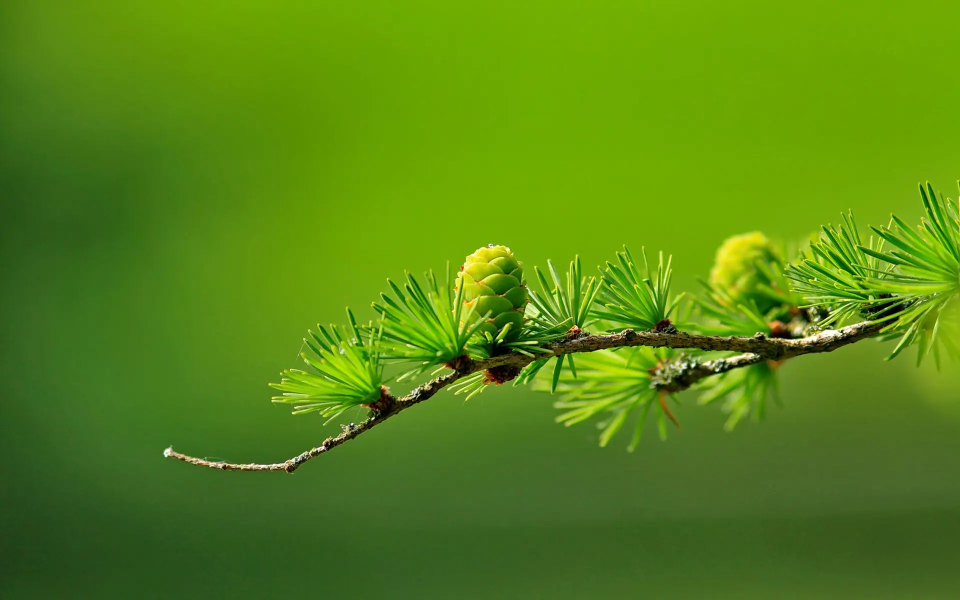
#> input picture 86-何小丽-北京/第六周作业/gray_test.jpg, 1920 x 1200 px (shown at 1/2 size)
$ jupyter execute --allow-errors homework-06.ipynb
#> lines starting #> are read from the running program, lines starting #| are printed output that depends on the picture
# 1.实现sift（调接口）

[cell 1]
import cv2
import numpy as np

img = cv2.imread("gray_test.jpg")
#> img is the input picture: shape (1200, 1920, 3); mean B, G, R 19.6, 134.3, 86.7
gray = cv2.cvtColor(img, cv2.COLOR_BGR2GRAY)
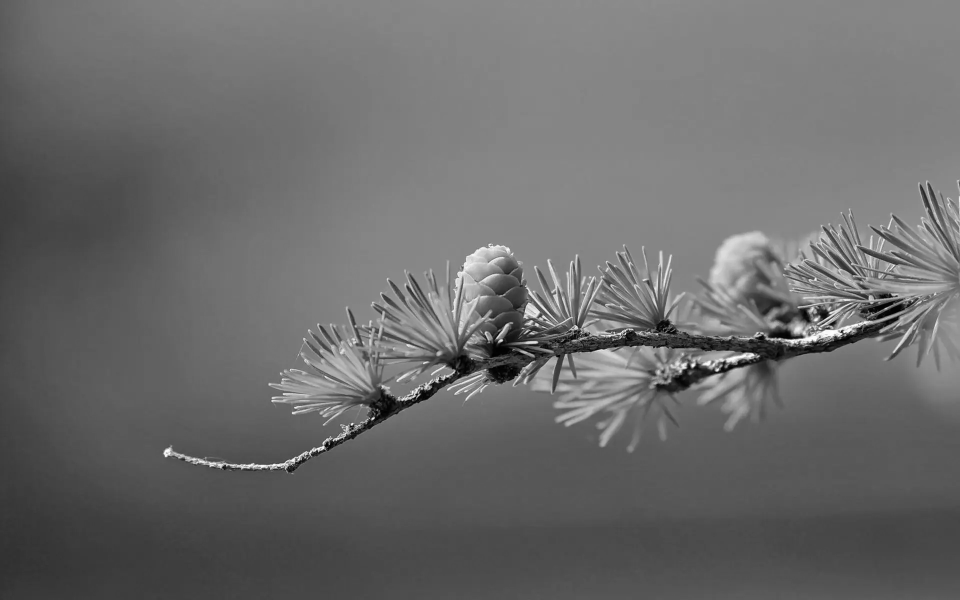
#> gray: shape (1200, 1920) (shown at 1/2 size); min 0, max 255, mean 107

sift = cv2.xfeatures2d.SIFT_create()
keypoints, descriptor = sift.detectAndCompute(gray, None)
#> keypoints = 3752 keypoints; strongest (x, y, size): (746, 837, 3.6), (704, 848, 3.2), (1386, 731, 5.5), (1251, 668, 2.1)

# cv2.DRAW_MATCHES_FLAGS_DRAW_RICH_KEYPOINTS对图像的每个关键点都绘制了圆圈和方向。
#> (the rest of this cell did not finish here and is left out)

# 2.实现ransac

[cell 2]
import numpy as np
import scipy as sp
import scipy.linalg as sl

def ransac(data, model, n, k, t, d, debug = False, return_all = False):
    """
    输入:
        data - 样本点
        model - 假设模型:事先自己确定
        n - 生成模型所需的最少样本点
        k - 最大迭代次数
        t - 阈值:作为判断点满足模型的条件
        d - 拟合较好时,需要的样本点最少的个数,当做阈值看待
    输出:
        bestfit - 最优拟合解（返回nil,如果未找到）

    iterations = 0
    bestfit = nil #后面更新
    besterr = something really large #后期更新besterr = thiserr
    while iterations < k
    {
        maybeinliers = 从样本中随机选取n个,不一定全是局内点,甚至全部为局外点
        maybemodel = n个maybeinliers 拟合出来的可能符合要求的模型
        alsoinliers = emptyset #满足误差要求的样本点,开始置空
        for (每一个不是maybeinliers的样本点)
        {
            if 满足maybemodel即error < t
                将点加入alsoinliers
        }
        if (alsoinliers样本点数目 > d)
        {
            %有了较好的模型,测试模型符合度
            bettermodel = 利用所有的maybeinliers 和 alsoinliers 重新生成更好的模型
            thiserr = 所有的maybeinliers 和 alsoinliers 样本点的误差度量
            if thiserr < besterr
            {
                bestfit = bettermodel
                besterr = thiserr
            }
        }
        iterations++
    }
    return bestfit
    """
#> called with data = array of shape (500, 2), n = 50, k = 1000, t = 7000, d = 300, debug = False, return_all = True
    iterations = 0
    bestfit = None
    besterr = np.inf #设置默认值
    best_inlier_idxs = None
    while iterations < k:
        maybe_idxs, test_idxs = random_partition(n, data.shape[0])
        print ('test_idxs = ', test_idxs)
        maybe_inliers = data[maybe_idxs, :] #获取size(maybe_idxs)行数据(Xi,Yi)
        test_points = data[test_idxs] #若干行(Xi,Yi)数据点
        maybemodel = model.fit(maybe_inliers) #拟合模型
        test_err = model.get_error(test_points, maybemodel) #计算误差:平方和最小
        print('test_err = ', test_err <t)
        also_idxs = test_idxs[test_err < t]
        print ('also_idxs = ', also_idxs)
        also_inliers = data[also_idxs,:]
        if debug:
            print ('test_err.min()',test_err.min())
            print ('test_err.max()',test_err.max())
            print ('numpy.mean(test_err)',numpy.mean(test_err))
            print ('iteration %d:len(alsoinliers) = %d' %(iterations, len(also_inliers)) )
        # if len(also_inliers > d):
        print('d = ', d)
        if (len(also_inliers) > d):
            betterdata = np.concatenate( (maybe_inliers, also_inliers) ) #样本连接
            bettermodel = model.fit(betterdata)
            better_errs = model.get_error(betterdata, bettermodel)
            thiserr = np.mean(better_errs) #平均误差作为新的误差
            if thiserr < besterr:
                bestfit = bettermodel
                besterr = thiserr
                best_inlier_idxs = np.concatenate( (maybe_idxs, also_idxs) ) #更新局内点,将新点加入
        iterations += 1
    if bestfit is None:
        raise ValueError("did't meet fit acceptance criteria")
    if return_all:
        return bestfit,{'inliers':best_inlier_idxs}
    else:
        return bestfit


def random_partition(n, n_data):
    """return n random rows of data and the other len(data) - n rows"""
    all_idxs = np.arange(n_data) #获取n_data下标索引
    np.random.shuffle(all_idxs) #打乱下标索引
    idxs1 = all_idxs[:n]
    idxs2 = all_idxs[n:]
    return idxs1, idxs2

class LinearLeastSquareModel:
    #最小二乘求线性解,用于RANSAC的输入模型
    def __init__(self, input_columns, output_columns, debug = False):
        self.input_columns = input_columns
        self.output_columns = output_columns
        self.debug = debug

    def fit(self, data):
		#np.vstack按垂直方向（行顺序）堆叠数组构成一个新的数组
        A = np.vstack( [data[:,i] for i in self.input_columns] ).T #第一列Xi-->行Xi
        B = np.vstack( [data[:,i] for i in self.output_columns] ).T #第二列Yi-->行Yi
        x, resids, rank, s = sl.lstsq(A, B) #residues:残差和
        return x #返回最小平方和向量

    def get_error(self, data, model):
        A = np.vstack( [data[:,i] for i in self.input_columns] ).T #第一列Xi-->行Xi
        B = np.vstack( [data[:,i] for i in self.output_columns] ).T #第二列Yi-->行Yi
        B_fit = sp.dot(A, model) #计算的y值,B_fit = model.k*A + model.b
        err_per_point = np.sum( (B - B_fit) ** 2, axis = 1 ) #sum squared error per row
        return err_per_point

def test():
    #生成理想数据
    n_samples = 500 #样本个数
    n_inputs = 1 #输入变量个数
    n_outputs = 1 #输出变量个数
    A_exact = 20 * np.random.random((n_samples, n_inputs))#随机生成0-20之间的500个数据:行向量
    perfect_fit = 60 * np.random.normal( size = (n_inputs, n_outputs) ) #随机线性度，即随机生成一个斜率
    B_exact = sp.dot(A_exact, perfect_fit) # y = x * k

    #加入高斯噪声,最小二乘能很好的处理
    A_noisy = A_exact + np.random.normal( size = A_exact.shape ) #500 * 1行向量,代表Xi
    B_noisy = B_exact + np.random.normal( size = B_exact.shape ) #500 * 1行向量,代表Yi

    if 1:
        #添加"局外点"
        n_outliers = 100
        all_idxs = np.arange( A_noisy.shape[0] ) #获取索引0-499
        np.random.shuffle(all_idxs) #将all_idxs打乱
        outlier_idxs = all_idxs[:n_outliers] #100个0-500的随机局外点
        A_noisy[outlier_idxs] = 20 * np.random.random( (n_outliers, n_inputs) ) #加入噪声和局外点的Xi
        B_noisy[outlier_idxs] = 50 * np.random.normal( size = (n_outliers, n_outputs)) #加入噪声和局外点的Yi
    #setup model
    all_data = np.hstack( (A_noisy, B_noisy) ) #形式([Xi,Yi]....) shape:(500,2)500行2列
    input_columns = range(n_inputs)  #数组的第一列x:0
    output_columns = [n_inputs + i for i in range(n_outputs)] #数组最后一列y:1
    debug = False
    model = LinearLeastSquareModel(input_columns, output_columns, debug = debug) #类的实例化:用最小二乘生成已知模型

    linear_fit,resids,rank,s = sp.linalg.lstsq(all_data[:,input_columns], all_data[:,output_columns])

    #run RANSAC 算法
    ransac_fit, ransac_data = ransac(all_data, model, 50, 1000, 7e3, 300, debug = debug, return_all = True)

    if 1:
        import pylab

        sort_idxs = np.argsort(A_exact[:,0])
        A_col0_sorted = A_exact[sort_idxs] #秩为2的数组

        if 1:
            pylab.plot( A_noisy[:,0], B_noisy[:,0], 'k.', label = 'data' ) #散点图
            pylab.plot( A_noisy[ransac_data['inliers'], 0], B_noisy[ransac_data['inliers'], 0], 'bx', label = "RANSAC data" )
        else:
            pylab.plot( A_noisy[non_outlier_idxs,0], B_noisy[non_outlier_idxs,0], 'k.', label='noisy data' )
            pylab.plot( A_noisy[outlier_idxs,0], B_noisy[outlier_idxs,0], 'r.', label='outlier data' )

        pylab.plot( A_col0_sorted[:,0],
                    np.dot(A_col0_sorted,ransac_fit)[:,0],
                    label='RANSAC fit' )
        pylab.plot( A_col0_sorted[:,0],
                    np.dot(A_col0_sorted,perfect_fit)[:,0],
                    label='exact system' )
        pylab.plot( A_col0_sorted[:,0],
                    np.dot(A_col0_sorted,linear_fit)[:,0],
                    label='linear fit' )
        pylab.legend()
        pylab.show()
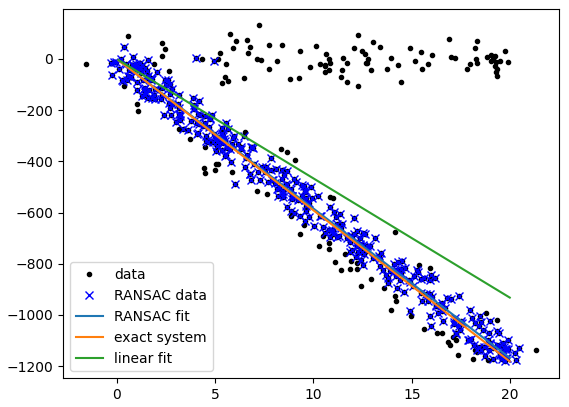
#> figure drawn by matplotlib, 1 panel; curve peaks at x = 0.0939, y = -5.49

if __name__ == "__main__":
    test()

# 3.实现均值哈希和插值哈希

[cell 3]
import cv2
import numpy as np

#均值哈希算法
def aHash(img):
    #缩放为8*8
    img=cv2.resize(img,(8,8),interpolation=cv2.INTER_CUBIC)
    #转换为灰度图
    gray=cv2.cvtColor(img,cv2.COLOR_BGR2GRAY)
    #s为像素和初值为0，hash_str为hash值初值为''
    s=0
    hash_str=''
    #遍历累加求像素和
    for i in range(8):
        for j in range(8):
            s=s+gray[i,j]
    #求平均灰度
    avg=s/64
    #灰度大于平均值为1相反为0生成图片的hash值
    for i in range(8):
        for j in range(8):
            if  gray[i,j]>avg:
                hash_str=hash_str+'1'
            else:
                hash_str=hash_str+'0'
    return hash_str

#差值算法
def dHash(img):
    #缩放8*9
    img=cv2.resize(img,(9,8),interpolation=cv2.INTER_CUBIC)
    #转换灰度图
    gray=cv2.cvtColor(img,cv2.COLOR_BGR2GRAY)
    hash_str=''
    #每行前一个像素大于后一个像素为1，相反为0，生成哈希
    for i in range(8):
        for j in range(8):
            if   gray[i,j]>gray[i,j+1]:
                hash_str=hash_str+'1'
            else:
                hash_str=hash_str+'0'
    return hash_str

#Hash值对比
def cmpHash(hash1,hash2):
    n=0
    #hash长度不同则返回-1代表传参出错
    if len(hash1)!=len(hash2):
        return -1
    #遍历判断
    for i in range(len(hash1)):
        #不相等则n计数+1，n最终为相似度
        if hash1[i]!=hash2[i]:
            n=n+1
    return n

img1=cv2.imread('rabbit01.png')
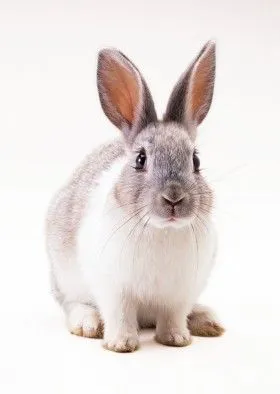
#> input picture 86-何小丽-北京/第六周作业/rabbit01.png, 280 x 394 px
#> img1 is the input picture: shape (394, 280, 3); mean B, G, R 223, 225.6, 232.9
img2=cv2.imread('rabbit02.png')
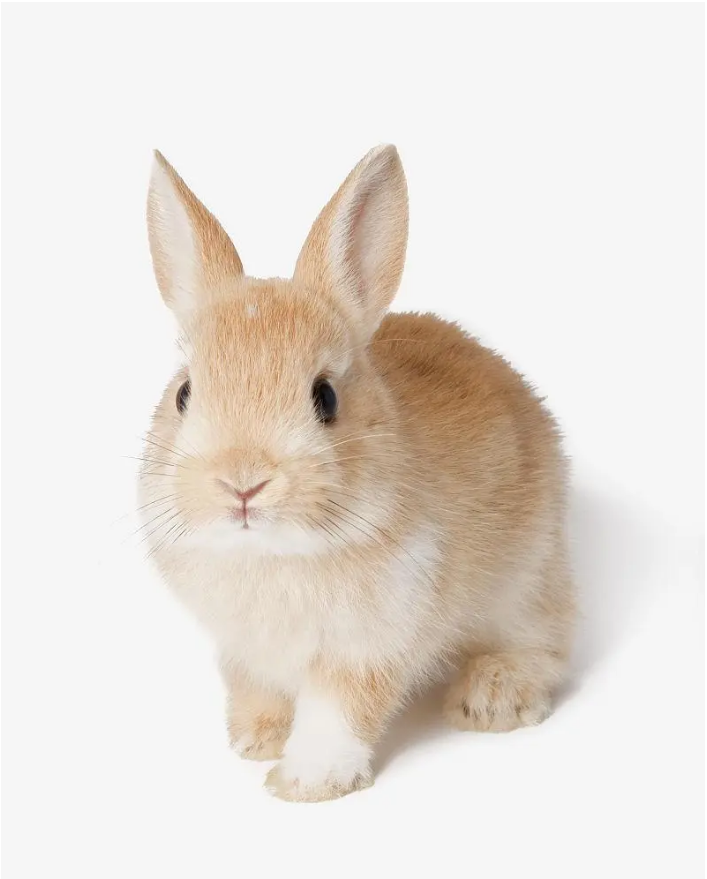
#> input picture 86-何小丽-北京/第六周作业/rabbit02.png, 707 x 879 px
#> img2 is the input picture: shape (879, 707, 3); mean B, G, R 218, 224.8, 231.6
hash1= aHash(img1)
#> after the loop in aHash, `for i in range(8):`: s = 14655
#> in aHash, `avg=s/64`: avg = 229
hash2= aHash(img2)
print(hash1)
print(hash2)
n=cmpHash(hash1,hash2)
#> n = 12
print('均值哈希算法相似度：',n)

hash1= dHash(img1)
hash2= dHash(img2)
print(hash1)
print(hash2)
n=cmpHash(hash1,hash2)
#> n = 26
print('差值哈希算法相似度：',n)
